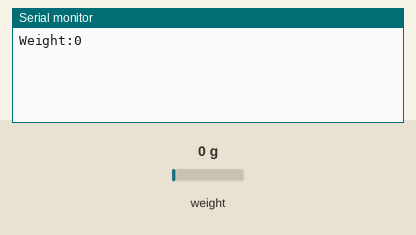
The sketch below on a simulated ESP32. Parts: the last lines printed to the serial monitor. The inputs (shaded band) are chosen by the test bench; at power-on: weight on the scale 0 g.

Above: at 2.2 s.
2.3 s: weight on the scale set to 100 g
At 2.3 s:
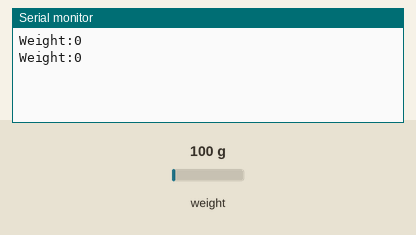
3.8 s: weight on the scale set to 1250 g
At 5.1 s:
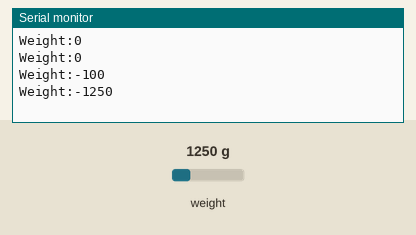
Timing chart, 0 to 6.8 s (numbered marks = the images above; inputs shaded):
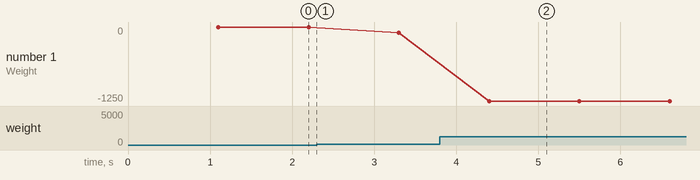

Measured:
- after the input at 3.8 s, the serial monitor: prints a new line after 0.60 s (image 2)
- plotted number 1: 0 → -100 after the input at 2.3 s, -100 → -1250 after the input at 3.8 s

The sketch:

HX_plotter.ino
```cpp
#include "HX711.h"

HX711 scale;


uint8_t dataPin = 25;
uint8_t clockPin = 26;

void setup()
{
  Serial.begin(115200);
  scale.begin(dataPin, clockPin);
  scale.set_scale(2804);
  scale.tare();
}


void loop()
{
  long weight = scale.get_units();
  weight = -weight;
  Serial.print("Weight:");
  Serial.println(weight);
  delay(1000);

}
```
